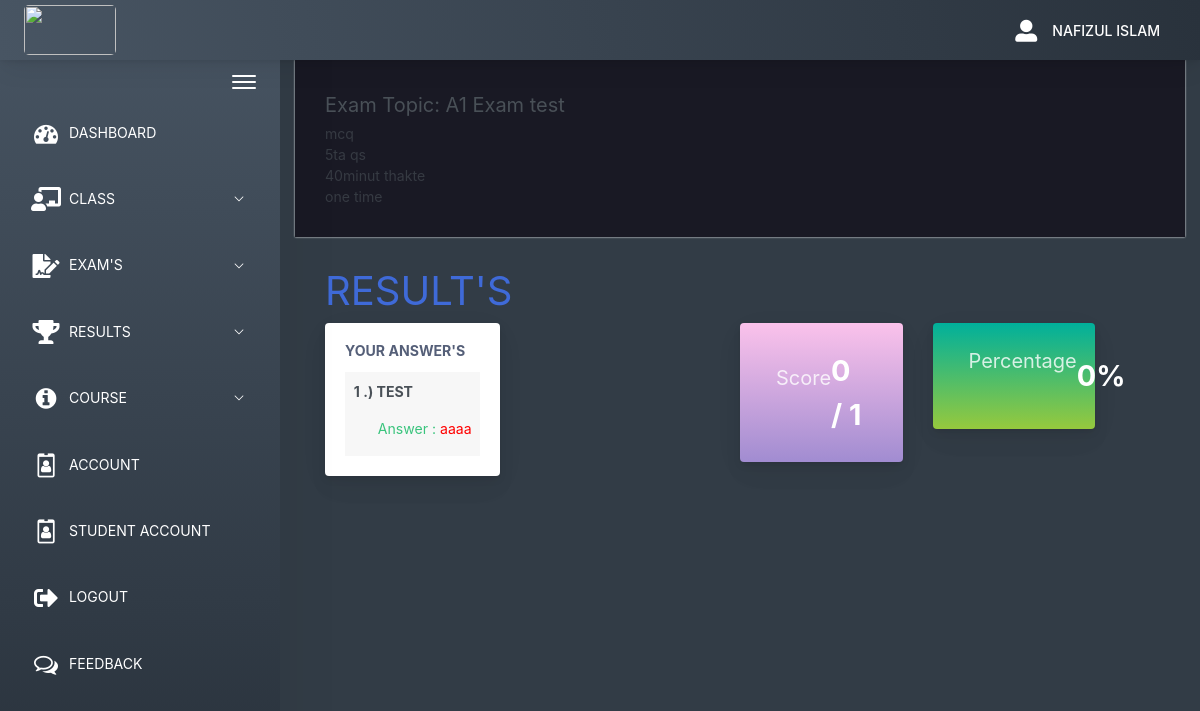
/Course/home.php?page=result&id=27 (signed in), run on the app's committed database.
### tables this page shows
CREATE TABLE `students_tbl` (
  `student_id` int(11) NOT NULL,
  `student_fullname` text NOT NULL,
  `student_batch_id` varchar(50) NOT NULL,
  `student_gender` text NOT NULL,
  `student_birthdate` varchar(100) NOT NULL,
  `course_name` text NOT NULL,
  `student_email` text NOT NULL,
  `student_phone_number` varchar(20) NOT NULL,
  `student_password` text NOT NULL,
  `student_status` text NOT NULL
);

CREATE TABLE `exam_tbl` (
  `ex_id` int(11) NOT NULL,
  `batch_id` int(11) NOT NULL,
  `ex_title` text NOT NULL,
  `ex_time_limit` text NOT NULL,
  `ex_questlimit_display` int(11) NOT NULL,
  `ex_description` text NOT NULL,
  `ex_created` timestamp NOT NULL DEFAULT current_timestamp() ON UPDATE current_timestamp()
);

CREATE TABLE `exam_question_tbl` (
  `eqt_id` int(11) NOT NULL,
  `exam_id` int(11) NOT NULL,
  `exam_question` text NOT NULL,
  `exam_ch1` text NOT NULL,
  `exam_ch2` text NOT NULL,
  `exam_ch3` text NOT NULL,
  `exam_ch4` text NOT NULL,
  `exam_answer` text NOT NULL,
  `exam_status` text NOT NULL DEFAULT 'active'
);

CREATE TABLE `exam_answers` (
  `exans_id` int(11) NOT NULL,
  `axmne_id` int(11) NOT NULL,
  `exam_id` int(11) NOT NULL,
  `quest_id` int(11) NOT NULL,
  `exans_answer` text NOT NULL,
  `exans_status` text NOT NULL DEFAULT 'new',
  `exans_created` timestamp NOT NULL DEFAULT current_timestamp() ON UPDATE current_timestamp()
);

### Course/query/selectData.php (called while the page is built, shortened)
<?php
$exmneId = $_SESSION['examineeSession']['student_id'];
$selExmneeData = $conn->query("SELECT * FROM students_tbl WHERE student_id='$exmneId' ")->fetch(PDO::FETCH_ASSOC);
 ?>

### Course/pages/result.php (the view)
 <?php
    $examId = $_GET['id'];
    $selExam = $conn->query("SELECT * FROM exam_tbl WHERE ex_id='$examId' ")->fetch(PDO::FETCH_ASSOC);
 ?>
<div class="app-main__outer">
<div class="app-main__inner">
    <div id="refreshData">
    <div class="col-md-12">
        <div class="app-page-title">
            <div class="page-title-wrapper">
                <div class="page-title-heading">
                    <div>
                        <?php echo "Exam Topic: " . $selExam['ex_title']; ?>
                          <div class="page-title-subheading">
                            <?php echo nl2br(htmlspecialchars( $selExam['ex_description'])); ?>
                          </div>
                    </div>
                </div>
            </div>
        </div>
        <div class="row col-md-12">
        	<h1 class="text-primary">RESULT'S</h1>
        </div>
        <div class="row col-md-6 float-left">
        	<div class="main-card mb-3 card">
                <div class="card-body">
                	<h5 class="card-title">Your Answer's</h5>
        			<table class="align-middle mb-0 table table-borderless table-striped table-hover" id="tableList">
                    <?php
                    	$selQuest = $conn->query("SELECT * FROM exam_question_tbl eqt INNER JOIN exam_answers ea ON eqt.eqt_id = ea.quest_id WHERE eqt.exam_id='$examId' AND ea.axmne_id='$exmneId' AND ea.exans_status='new' ");
                    	$i = 1;
                    	while ($selQuestRow = $selQuest->fetch(PDO::FETCH_ASSOC)) { ?>
                    		<tr>
                    			<td>
                    				<b><p><?php echo $i++; ?> .) <?php echo $selQuestRow['exam_question']; ?></p></b>
                    				<label class="pl-4 text-success">
                    					Answer :
                    					<?php
                    						if($selQuestRow['exam_answer'] != $selQuestRow['exans_answer'])
                    						{ ?>
                    							<span style="color:red"><?php echo $selQuestRow['exans_answer']; ?></span>
                    						<?PHP }
                    						else
                    						{ ?>
                    							<span class="text-success"><?php echo $selQuestRow['exans_answer']; ?></span>
                    						<?php }
                    					 ?>
                    				</label>
                    			</td>
                    		</tr>
                    	<?php }
                     ?>
	                 </table>
                </div>
            </div>
        </div>
        <div class="col-md-6 float-left">
        	<div class="col-md-6 float-left">
        	<div class="card mb-3 widget-content bg-night-fade">
                <div class="widget-content-wrapper text-white">
                    <div class="widget-content-left">
                        <div class="widget-heading"><h5>Score</h5></div>
                        <div class="widget-subheading" style="color: transparent;">/</div>
                    </div>
                    <div class="widget-content-right">
                        <div class="widget-numbers text-white">
                            <?php
                                $selScore = $conn->query("SELECT * FROM exam_question_tbl eqt INNER JOIN exam_answers ea ON eqt.eqt_id = ea.quest_id AND eqt.exam_answer = ea.exans_answer  WHERE ea.axmne_id='$exmneId' AND ea.exam_id='$examId' AND ea.exans_status='new' ");
                            ?>
                            <span>
                                <?php echo $selScore->rowCount(); ?>
                                <?php
                                    $over  = $selExam['ex_questlimit_display'];
                                 ?>
                            </span> / <?php echo $over; ?>
                        </div>
                    </div>
                </div>
            </div>
        	</div>
            <div class="col-md-6 float-left">
            <div class="card mb-3 widget-content bg-happy-green">
                <div class="widget-content-wrapper text-white">
                    <div class="widget-content-left">
                        <div class="widget-heading"><h5>Percentage</h5></div>
                        <div class="widget-subheading" style="color: transparent;">/</div>
                        </div>
                        <div class="widget-content-right">
                        <div class="widget-numbers text-white">
                            <?php
                                $selScore = $conn->query("SELECT * FROM exam_question_tbl eqt INNER JOIN exam_answers ea ON eqt.eqt_id = ea.quest_id AND eqt.exam_answer = ea.exans_answer  WHERE ea.axmne_id='$exmneId' AND ea.exam_id='$examId' AND ea.exans_status='new' ");
                            ?>
                            <span>
                                <?php
                                    $score = $selScore->rowCount();
                                    $ans = $score / $over * 100;
                                    echo "$ans";
                                    echo "%";
                                 ?>
                            </span>
                        </div>
                    </div>
                </div>
            </div>
            </div>
        </div>
    </div>
    </div>
</div>

### Course/includes/header.php (shortened to what this page needs)
<?php
  include("conn.php");
  include("query/selectData.php");
?>
<!doctype html>
<html lang="en">
<head>
    <link href="./main.css" rel="stylesheet">
    <link href="css/sweetalert.css" rel="stylesheet">
</head>
<div class="app-container app-theme-white body-tabs-shadow fixed-sidebar fixed-header">
    <div class="app-header header-shadow">
        <div class="app-header__logo">
            <div class="site-logo mr-auto w-25">
                <a href="../index.php">
                    <img src="../webImg/ProtidinGerman-admin.svg">
                </a>
            </div>
            <div class="header__pane ml-auto">
                <div>
                    <button type="button" class="hamburger close-sidebar-btn hamburger--elastic" data-class="closed-sidebar">
                        <span class="hamburger-box">
                            <span class="hamburger-inner"></span>
                        </span>
                    </button>
                </div>
            </div>
        </div>
        <div class="app-header__content">
            <div class="app-header-right">
                <div class="app-header-right">
                    <div class="header-btn-lg pr-0">
                        <div class="widget-content p-0">
                            <div class="widget-content-wrapper">
                                <div class="widget-content-right">
                                    <div class="btn-group">
                                    <i class="fas fa-user-alt" style="margin-right: 15px;font-size: 22px;"></i>
                                    <p>
                                        <?php
                                        echo strtoupper($selExmneeData['student_fullname']);
                                        ?>
                                    </p>
                                    </div>
                                </div>
                            </div>
                        </div>
                    </div>
                </div>
            </div>
        </div>
    </div>

### Course/includes/ui-theme.php (style rules this page uses)
.text-white { color: white !important; }
.app-header a, .app-sidebar a { color: inherit; }

### data on the page
students_tbl: student_fullname "NAFIZUL ISLAM"
exam_tbl: ex_title "A1 Exam test", ex_description "mcq 5ta qs 40minut thakte one time", ex_questlimit_display "1", ex_questlimit_display "0"
exam_question_tbl: exam_question "TEST", exam_answers.exans_answer "aaaa"

### other printed values
$selScore->rowCount() "0"
